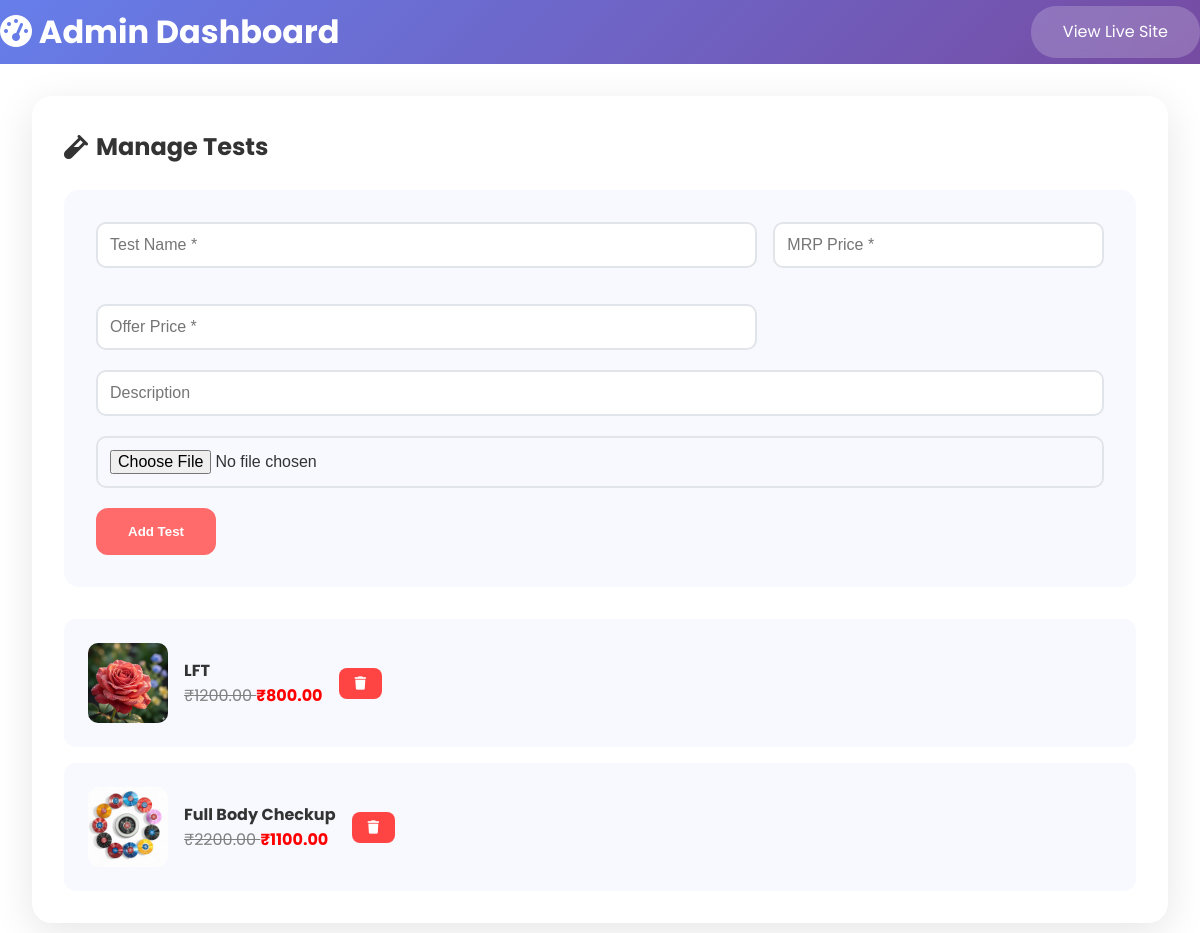
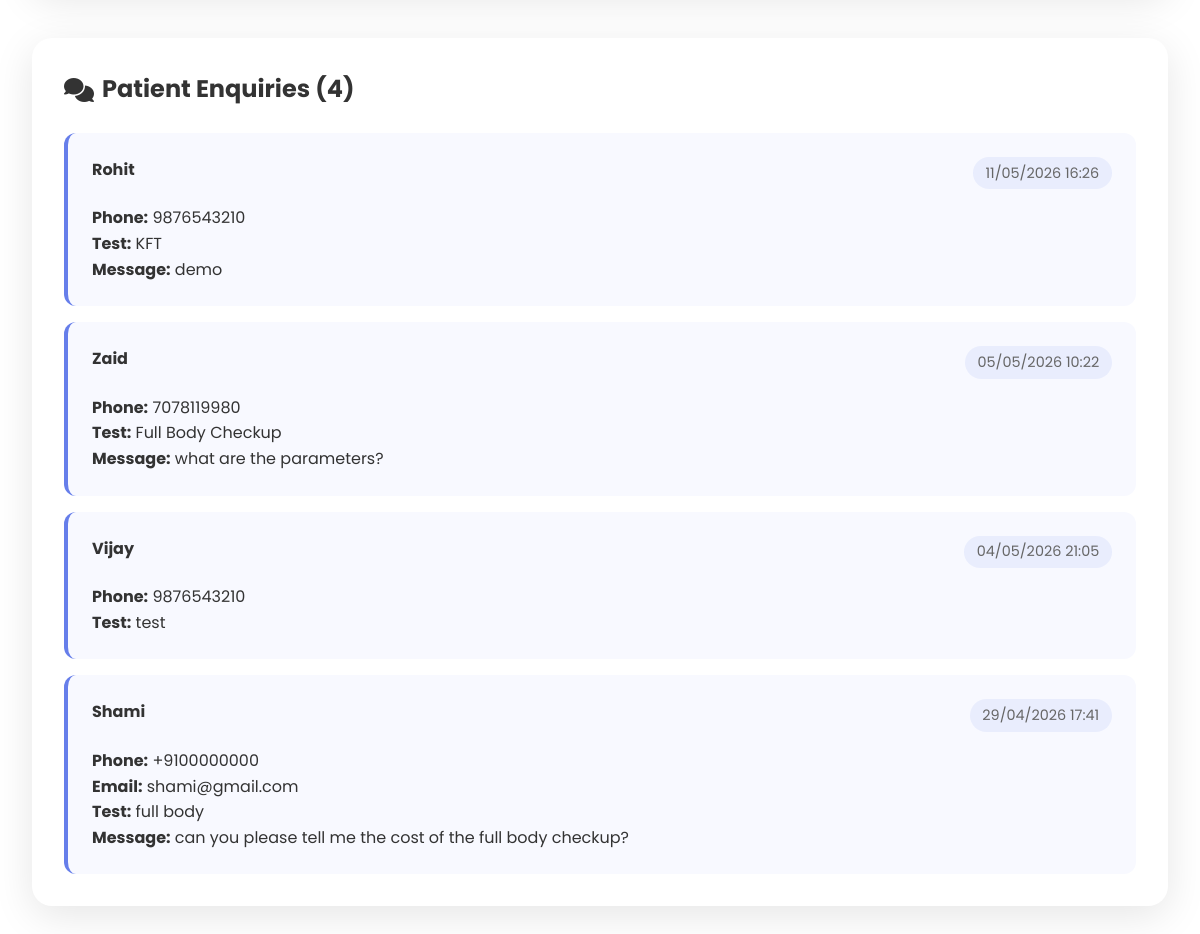
Screenshot of /admin/dashboard (signed in) with the database file from the repository (2 pictures, top to bottom).
### models.py (models this page shows)
class TestPoster(Base):
    __tablename__ = "test_posters"
    id = Column(Integer, primary_key=True, index=True)
    test_name = Column(String(100), nullable=False)
    price = Column(Float, nullable=False)
    mrp_price = Column(Float, nullable=True)
    description = Column(Text)
    image_path = Column(String(255), nullable=False)
    created_at = Column(DateTime(timezone=True), server_default=func.now())
    is_active = Column(Boolean, default=True)

class Enquiry(Base):
    __tablename__ = "enquiries"
    id = Column(Integer, primary_key=True, index=True)
    patient_name = Column(String(100), nullable=False)
    phone = Column(String(15), nullable=False)
    email = Column(String(100))
    test_name = Column(String(100))
    message = Column(Text)
    created_at = Column(DateTime(timezone=True), server_default=func.now())

### app.py (the view)
@app.get("/admin/dashboard", response_class=HTMLResponse)
async def admin_dashboard(
    request: Request,
    db: Session = Depends(get_db)
):
    token = request.cookies.get("admin_session")
    if not token or not verify_session(token):
        return RedirectResponse(
            url="/admin/login",
            status_code=303
        )
    try:
        tests = db.query(TestPoster).all()
        enquiries = db.query(Enquiry).order_by(
            Enquiry.created_at.desc()
        ).limit(50).all()
    except Exception as e:
        print("DASHBOARD ERROR:", e)
        tests = []
        enquiries = []
    return templates.TemplateResponse(
        "admin.html",
        {
            "request": request,
            "tests": tests,
            "enquiries": enquiries
        }
    )

### templates/admin.html (shortened to what this page needs)
{% extends "base.html" %}
{% block content %}
<div class="admin-header">
    <h1><i class="fas fa-tachometer-alt"></i> Admin Dashboard</h1>
    <a href="/" class="view-site-btn">View Live Site</a>
</div>
<div class="admin-container">
    <div class="admin-section">
        <h2><i class="fas fa-vial"></i> Manage Tests</h2>
        <form method="POST" action="/admin/add-test" enctype="multipart/form-data" class="add-test-form">
            <div class="form-row">
                <div class="form-group">
                    <input type="text" name="test_name" placeholder="Test Name *" required>
                </div>
                <div class="form-group">
                    <input type="number" name="mrp_price" step="0.01" placeholder="MRP Price *" required>
                </div>
                <div class="form-group">
                    <input type="number" name="price" step="0.01" placeholder="Offer Price *" required>
                </div>
            </div>
            <div class="form-group">
                <input type="text" name="description" placeholder="Description">
            </div>
            <div class="form-group">
                <input type="file" name="file" accept="image/*" required>
            </div>
            <button type="submit" class="add-btn">Add Test</button>
        </form>
        <div class="tests-list">
            {% for test in tests %}
            <div class="test-item">
                <img src="{{ test.image_path }}" alt="{{ test.test_name }}" class="admin-test-img">
                <div class="test-details">
                    <h4>{{ test.test_name }}</h4>
                    <p>
                        <span style="text-decoration: line-through; color: gray;">
                            ₹{{ "%.2f"|format(test.mrp_price) }}
                        </span>
                        <span style="color:red; font-weight:bold;">
                            ₹{{ "%.2f"|format(test.price) }}
                        </span>
                    </p>
                </div>
                <form method="POST" action="/admin/delete-test/{{ test.id }}" style="display: inline;">
                    <button type="submit" class="delete-btn" onclick="return confirm('Delete this test?')">
                        <i class="fas fa-trash"></i>
                    </button>
                </form>
            </div>
            {% endfor %}
        </div>
    </div>
    <div class="admin-section">
        <h2><i class="fas fa-comments"></i> Patient Enquiries ({{ enquiries|length }})</h2>
        <div class="enquiries-list">
            {% for enquiry in enquiries %}
            <div class="enquiry-item">
                <div class="enquiry-header">
                    <h4>{{ enquiry.patient_name }}</h4>
                    <span class="enquiry-date">{{ enquiry.created_at.strftime('%d/%m/%Y %H:%M') }}</span>
                </div>
                <p><strong>Phone:</strong> {{ enquiry.phone }}</p>
                {% if enquiry.email %}<p><strong>Email:</strong> {{ enquiry.email }}</p>{% endif %}
                {% if enquiry.test_name %}<p><strong>Test:</strong> {{ enquiry.test_name }}</p>{% endif %}
                {% if enquiry.message %}
                <p><strong>Message:</strong> {{ enquiry.message }}</p>
                {% endif %}
            </div>
            {% endfor %}
        </div>
    </div>
</div>
{% endblock %}

### static/css/style.css (style rules this page uses)
* { margin: 0; padding: 0; box-sizing: border-box; }
body { font-family: 'Poppins', sans-serif; line-height: 1.6; color: #333; }
.form-group { margin-bottom: 15px; }
.form-group input, .form-group textarea { width: 100%; padding: 10px; border: 2px solid #e1e5e9; border-radius: 8px; font-size: 14px; }
.form-group { margin-bottom: 1.5rem; }
.form-group input, .form-group textarea { width: 100%; padding: 1rem; border: 2px solid #e1e5e9; border-radius: 12px; font-size: 1rem; transition: border-color 0.3s; }
.form-row { display: grid; grid-template-columns: 1fr 1fr; gap: 1rem; }
.admin-header { background: linear-gradient(135deg, #667eea 0%, #764ba2 100%); color: white; padding: 0.4rem 0; display: flex; justify-content: space-between; align-items: center; }
.admin-header h1 { font-size: 2rem; }
.view-site-btn { background: rgba(255,255,255,0.2); color: white; padding: 0.8rem 2rem; text-decoration: none; border-radius: 25px; backdrop-filter: blur(10px); }
.admin-container { max-width: 1400px; margin: 0 auto; padding: 2rem; }
.admin-section { background: white; margin-bottom: 3rem; padding: 2rem; border-radius: 20px; box-shadow: 0 10px 40px rgba(0,0,0,0.1); }
.admin-section h2 { margin-bottom: 1.5rem; color: #333; display: flex; align-items: center; gap: 0.5rem; }
.add-test-form { background: #f8f9ff; padding: 2rem; border-radius: 15px; margin-bottom: 2rem; }
.add-test-form .form-row { grid-template-columns: 2fr 1fr; }
.add-btn { background: #ff6b6b; color: white; border: none; padding: 1rem 2rem; border-radius: 12px; cursor: pointer; font-weight: 600; }
.tests-list, .enquiries-list { display: flex; flex-direction: column; gap: 1rem; }
.test-item { display: flex; align-items: center; gap: 1rem; padding: 1.5rem; background: #f8f9ff; border-radius: 12px; }
.admin-test-img { width: 80px; height: 80px; object-fit: cover; border-radius: 10px; }
.delete-btn { background: #ff4444; color: white; border: none; padding: 0.5rem 1rem; border-radius: 8px; cursor: pointer; }
.enquiry-item { background: #f8f9ff; padding: 1.5rem; border-radius: 12px; border-left: 4px solid #667eea; }
.enquiry-header { display: flex; justify-content: space-between; align-items: flex-start; margin-bottom: 1rem; }
.enquiry-date { font-size: 0.9rem; color: #666; background: rgba(102,126,234,0.1); padding: 0.3rem 0.8rem; border-radius: 20px; }
.form-group { margin-bottom: 20px; }
.form-group input { width: 100%; padding: 12px; border: 2px solid #e1e5e9; border-radius: 10px; font-size: 1rem; }

### rows the page displays
TestPoster: image_path (picture), test_name "LFT", mrp_price "1200.00", price "800.00"
TestPoster: image_path (picture), test_name "Full Body Checkup", mrp_price "2200.00", price "1100.00"
Enquiry: patient_name "Rohit", created_at "11/05/2026 16:26", phone "9876543210", test_name "KFT", message "demo"
Enquiry: patient_name "Zaid", created_at "05/05/2026 10:22", phone "7078119980", test_name "Full Body Checkup", message "what are the parameters?"
Enquiry: patient_name "Vijay", created_at "04/05/2026 21:05", phone "9876543210", test_name "test"
Enquiry: patient_name "Shami", created_at "29/04/2026 17:41", phone "+9100000000", email "shami@gmail.com", test_name "full body", message "can you please tell me the cost of the full body checkup?"

### other values shown
{{ enquiries|length }} "4"
